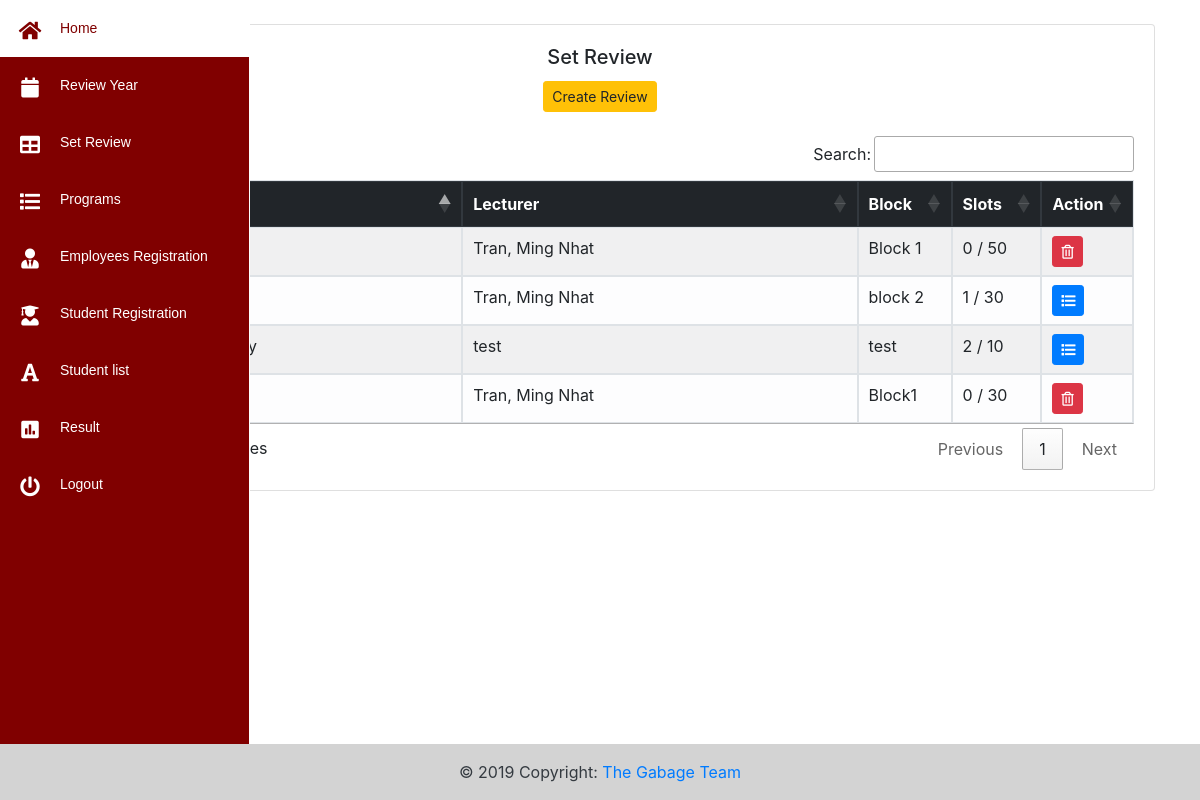
/admin/en_review.php (signed in), run on the app's committed database.
### tables this page shows
CREATE TABLE `block` (
  `block_id` int(11) NOT NULL,
  `program` varchar(255) NOT NULL,
  `block_name` varchar(225) NOT NULL,
  `slots` varchar(255) NOT NULL,
  `year` varchar(255) NOT NULL,
  `lecturer` varchar(225) NOT NULL
);

### admin/en_review.php (the view, shortened to what this page needs)
<!DOCTYPE html>
<html>
<head>
</head>
<body>
<?php
include "php/nav.php";
 $query= "SELECT * FROM block WHERE year ='$active'";
 $result= mysqli_query($conn,$query);
?>
 <link rel="stylesheet" type="text/css" href="https://cdn.datatables.net/1.10.19/css/jquery.dataTables.css">
<body>
<div class="container">
    <br>
<div class="card-deck " >
  <div class="card">
    <div class="card-body ">
     <center> <h5 class="card-title">Set Review</h5></center>
     <center><button type="submit" class="btn btn-warning btn-sm" name="review" data-toggle="modal" data-target="#creview">
  Create Review
</button></center>
<br>
 <div class="table-sorting table-responsive-sm mx-auto" >
                                        <table class="table table-bordered table-light table-striped" id="tSortable20">
                                        <thead class="thead-dark">
                                            <th style="width:30%">Program</th>
                                             <th style="width:30%">Lecturer</th>
                                            <th style="width:5%">Block</th>
                                            <th style="width:5%">Slots</th>
                                            <th style="width:1%">Action</th>
                                      </thead>
                                      <tbody>
                                        <?php
                                        while($row = mysqli_fetch_array($result)){
                                        ?>
 <?php
 $blocc =$row['block_id'];
 $check_s= mysqli_query($conn, "SELECT * FROM enrolltbl WHERE enroll_date='$active' AND block_id='$blocc'");
 $check_s_row= mysqli_num_rows($check_s);
    ?>
                                         <td><?php echo $row['program']?> </td>
                                         <td><?php echo $row['lecturer']?> </td>
                                         <td><?php echo $row['block_name']?></td>
                                         <td><?php echo  $check_s_row;?> / <?php echo $row['slots']?></td>
                                         <td>
  <?php
  $list ="";
  $del ="";
  if ($check_s_row > 0) {
    $list ="";
    $del ='hidden';
  }else{
$del ="";
$list ="hidden";
  }
  ?>
                                        <a href="action/eblock.php?id=<?php echo $row["block_id"]; ?>" onclick="return confirm_pay()" <?php echo $del?> class="btn btn-danger btn-sm" title="Delete" ><i class="far fa-trash-alt"></i></a>
                                        <a href="bstudent_list.php?id=<?php echo $row["block_id"]; ?>" <?php echo $list?> class="btn btn-primary btn-sm" title="List" ><i class="fas fa-list"></i></a>
                                         </td>
   <?php
   }
  ?>
  </tbody>
</table>
</div>
</body>
<div class="fixed-bottom">
<?php
include("../php/footer_fit.php");
?>
</div>
</body>
</html>

### admin/admin_sidemenu.css (style rules this page uses)
.body, html { height: 100% }

### data on the page
block: lecturer "Tran, Ming Nhat", block_name "Block 1", check_s_row "0", slots "50"
block: lecturer "Tran, Ming Nhat", block_name "block 2", check_s_row "1", slots "30"
block: lecturer "Tran, Ming Nhat", block_name "Block1", check_s_row "0", slots "30"
block: lecturer "test", block_name "test", check_s_row "2", slots "10"
